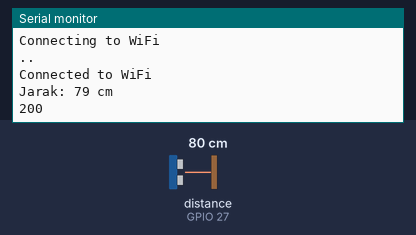
The sketch below on a simulated ESP32. Parts: the last lines printed to the serial monitor. Wiring (inferred from the names in the program): ultrasonic range finder: trigger GPIO 26; echo GPIO 27. The test bench sets the inputs (shaded band); at power-on: distance to the obstacle (sensor on GPIO 27) 80 cm. The echo pulse lasts 58.3 µs per cm; WiFi joins after 1.5 s; servers stay silent unless stated; uploads are accepted with an empty reply.

Above: at 3.2 s.
3.3 s: distance to the obstacle (sensor on GPIO 27) set to 2 cm
At 4.36 s:
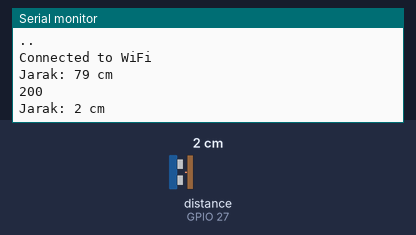
6.2 s: distance to the obstacle (sensor on GPIO 27) set to 4 cm
At 8.0 s:
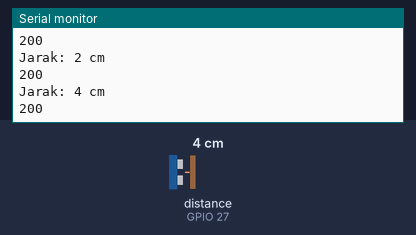
Timing chart, 0 to 9.5 s (numbered marks = the images above; inputs shaded):
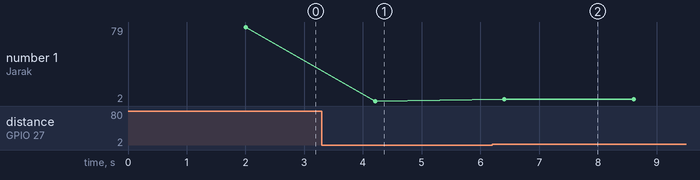

Measured:
- after the input at 3.3 s, the serial monitor: prints a new line after 0.91 s (image 1)
- after the input at 6.2 s, the serial monitor: prints a new line after 0.21 s (image 2)
- plotted number 1: 79 → 2 after the input at 3.3 s, 2 → 4 after the input at 6.2 s

The sketch:

Ultrasonic.ino
```cpp
#include <WiFi.h>
#include <HTTPClient.h>

const char* ssid = "VICCEN_Acces";
const char* password = "A85D4049A73";
const char* serverName = "http://192.168.8.101:5000/data";

// defines pins numbers
const int trigPin = 26;
const int echoPin = 27;

// defines variables
long duration;
int distance;

void setup() {
  Serial.begin(9600);

  pinMode(trigPin, OUTPUT); // Sets the trigPin as an Output
  pinMode(echoPin, INPUT); // Sets the echoPin as an Input

  Serial.println("Connecting to WiFi");
  WiFi.begin(ssid, password);
  while (WiFi.status() != WL_CONNECTED) {
    delay(1000);
    Serial.print(".");
  }
  Serial.println("\nConnected to WiFi");
}

void loop() {
  // Clears the trigPin
  digitalWrite(trigPin, LOW);
  delayMicroseconds(2);

  // Sets the trigPin on HIGH state for 10 micro seconds
  digitalWrite(trigPin, HIGH);
  delayMicroseconds(10);
  digitalWrite(trigPin, LOW);

  // Reads the echoPin, returns the sound wave travel time in microseconds
  duration = pulseIn(echoPin, HIGH);

  // Calculating the distance
  distance = duration * 0.0343 / 2;

  // Prints the distance on the Serial Monitor
  Serial.print("Jarak: ");
  Serial.print(distance);
  Serial.println(" cm");

  if (WiFi.status() == WL_CONNECTED) {
    HTTPClient http;

    http.begin(serverName);
    http.addHeader("Content-Type", "application/json");

    String postData = "{\"jarak\": " + String(distance) + "}";

    int httpResponseCode = http.POST(postData);

    if (httpResponseCode > 0) {
      String response = http.getString();
      Serial.println(httpResponseCode);
      Serial.println(response);
    } else {
      Serial.print("Error on sending POST: ");
      Serial.println(httpResponseCode);
    }

    http.end();
  } else {
    Serial.println("WiFi Disconnected");
    // Attempt to reconnect to WiFi
    WiFi.begin(ssid, password);
    while (WiFi.status() != WL_CONNECTED) {
      delay(1000);
      Serial.print(".");
    }
    Serial.println("\nReconnected to WiFi");
  }

  delay(2000);
}
```
